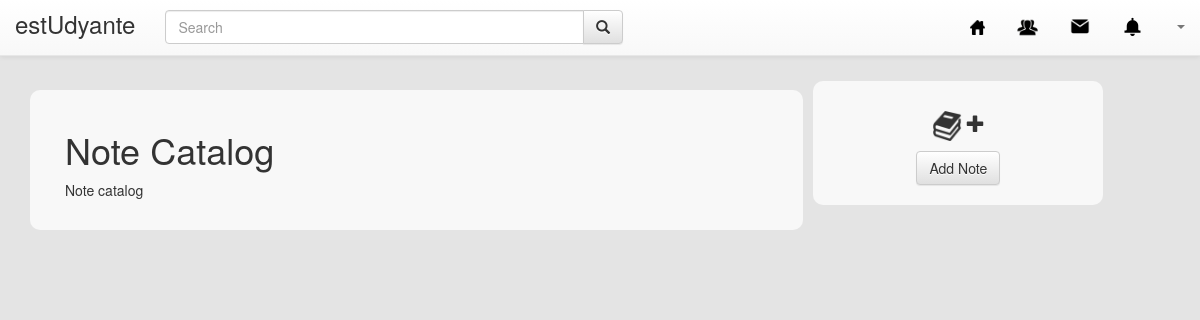
The app's page /index.php/notecatalog, older data.
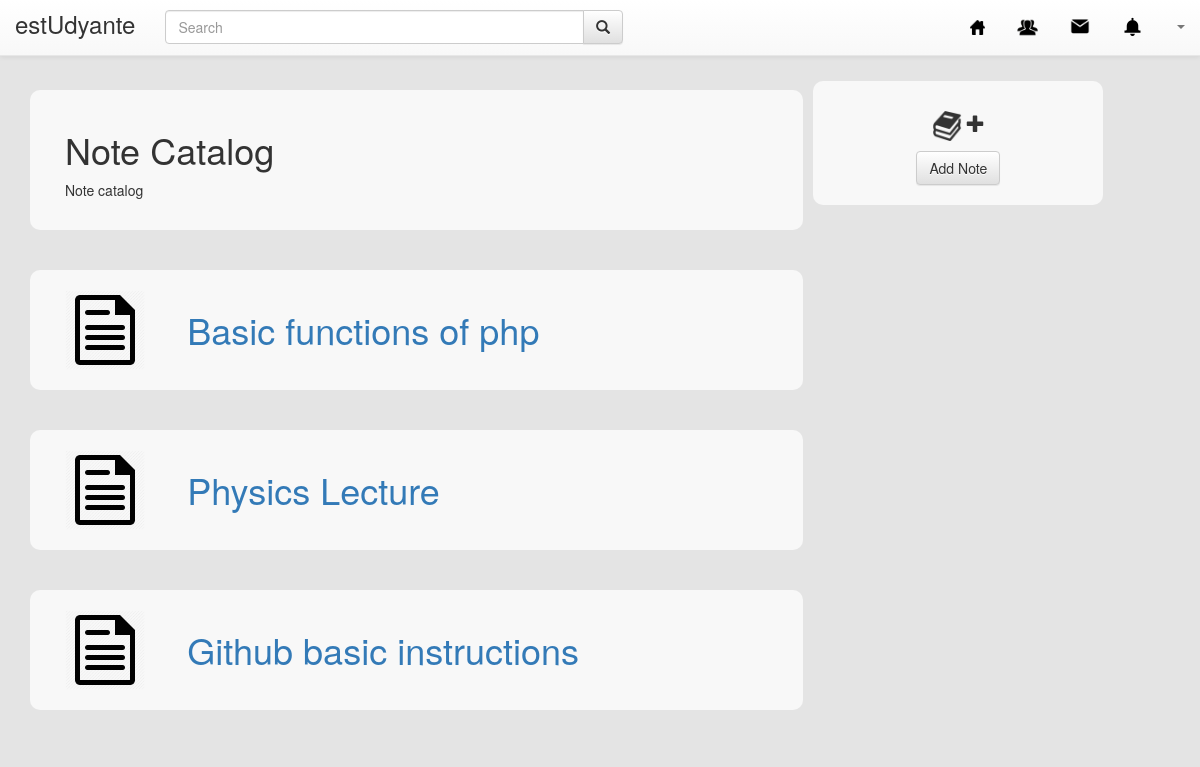
The same page, newer data.
### tables this page shows
CREATE TABLE `note` (
  `note_ID` int(10) NOT NULL,
  `note_name` varchar(100) NOT NULL,
  `note_desc` varchar(1000) NOT NULL
);

### application/controllers/notecatalog.php (called while the page is built, shortened)
<?php
class notecatalog extends CI_Controller {
	public function __construct(){
		$this->load->model('estu_model','estudyante');
	}
	public function index(){
    $data['name'] = $this->session->userdata('email');
      $rs = $this->estudyante->read_note();
    foreach($rs as $r)
    {
      $info = array(
            'note_desc' => $r['note_desc'],
            'note_name' => $r['note_name'],
            );
      $note[] = $info;
    }
    if ($note!=null)
    {
      $data['note'] = $note;
    }
    else
    {
      $data['note'] = null;
    }
    $userinfo = $this->estudyante->read_info($data['name']);
      foreach($userinfo as $i){
        $info = array(
          'id' => $i['id'],
          'firstname' => $i['firstname'],
          'lastname' => $i['lastname'],
          'email' => $i['email'],
        );
      }
      $data['title'] = $info['firstname'].' '.$info['lastname'];
      $data['name'] = $info['firstname'].' '.$info['lastname'];
      $data['headername'] = $this->session->userdata('headername');
    $this->load->view('include/headerpage',$data);
    $this->load->view('estUdyante/notecatalog',$data);
    }
}

### index.php (called while the page is built, shortened)
<?php
require_once BASEPATH.'core/CodeIgniter.php';

### application/models/estu_model.php (called while the page is built, shortened)
<?php
class estu_model extends CI_Model {
	private $note = "note";
	public function read_note($condition=null){
	$query=$this->db->get($this->note);
	return $query->result_array();
	}
	public function read_info($condition=null){
	$this->db->select('*');
	$this->db->from('user1');
	$query= $this->db->get();
	return $query->result_array();
	}
}
?>

### application/views/estUdyante/notecatalog.php (the view, shortened to what this page needs)
<div class="container-fluid">
        <div id="content">
            <div class="row" id="contentrow">
                <div class="col-md-8 col-md-offset-0" id="feed">
                    <div class="row" id="write">
                        <div class="col-md-9">
                            <h1 class="text-left">Note Catalog</h1></div>
                        <div class="col-md-9">
                            <p class="text-left">Note catalog</p>
                        </div>
                    </div>
                    <div class="row" id="row_divider"></div>
                </div>
                <div class="col-md-1" id="divider"></div>
                <div class="col-md-3" id="function">
                    <div class="row" id="book">
                        <div class="col-md-12">
                            <h4 class="text-center"><img src="<?php echo base_url('assets/img/book-icon-149.png') ?>" alt="book icon" width="30"> <i class="glyphicon glyphicon-plus"></i></h4></div>
                        <div class="col-md-12">
                           <a href="<?php echo base_url('notecatalog/addnote') ?>"><button class="btn btn-default" type="button">Add Note </button></a>
                        </div>
                    </div>
                    <div class="row" id="row_divider"></div>
                </div>
                <?php
                foreach(array_reverse($note) as $s){?>
                <div class="col-md-8 col-md-offset-0" id="feed">
                   <a href="<?php echo base_url('notecatalog/noteinfo') ?>"> <div class="row" id="write">
                        <div class="col-md-2"><img class="img-responsive" src="<?php echo base_url('assets/img/Document_black-512.png') ?>" alt="Note Cover" width="80"></div>
                        <div class="col-md-9">
                            <h1 class="text-left"><?php echo $s['note_name'] ?></h1></div>
                        <div class="col-md-9">
                        </div>
                    </div>
                    <div class="row" id="row_divider"></div>
                    </a>
                </div>
                <?php
                            }
                ?>
            </div>
        </div>
    </div>
</body>
</html>

### application/views/include/headerpage.php (shortened to what this page needs)
<!DOCTYPE html>
<html>
<head>
    <link href="<?php echo base_url('bootstrap/css/mystyle.css')?>" rel="stylesheet" />
    <link href="<?php echo base_url('bootstrap/css/profilepic.css')?>" rel="stylesheet" />
    <link href="<?php echo base_url('bootstrap/css/bootstrap.css'); ?>" rel="stylesheet" />
    <link href="<?php echo base_url('bootstrap/css/bootstrap-theme.css'); ?>" rel="stylesheet" />
    <link href="<?php echo base_url('bootstrap/css/custom.css'); ?>" rel="stylesheet" />
    <link href="<?php echo base_url('bootstrap/css/homepage.css'); ?>" rel="stylesheet" />
    <link href="<?php echo base_url('bootstrap/css/bookcatalog.css'); ?>" rel="stylesheet" />
    <link href="<?php echo base_url('bootstrap/css/profile.css'); ?>" rel="stylesheet" />
    <link href="<?php echo base_url('bootstrap/css/user.css'); ?>" rel="stylesheet" />
</head>
<body>
<nav class="navbar navbar-default navbar-fixed-top">
        <div class="container-fluid">
            <div class="navbar-header"><a class="navbar-brand navbar-link" href="<?php echo base_url('homepage') ?>"> estUdyante </a>
            </div>
            <div class="collapse navbar-collapse" id="navcol-1">
                <form autocomplete="off" role="form" method="post" action = <?php echo base_url('homepage/search')?>>
                    <div class="col-md-5 searchbar">
                        <div class="input-group">
                            <input name="search" class="form-control" type="text" placeholder="Search" id="AnnualSearchBox">
                            <div class="input-group-btn">
                                <button class="btn btn-default" type="submit"> <i class="glyphicon glyphicon-search"></i></button>
                            </div>
                        </div>
                    </div>
                </form>
                <ul class="nav navbar-nav navbar-right">
                    <li role="presentation"><a href=<?php echo base_url('profile/id/'.$this->session->userdata('logged_user')) ?> ><?php echo $headername ?> </a></li>
                    <li role="presentation">
                        <a href="<?php echo base_url('homepage') ?>"><img src="<?php echo base_url('assets/img/home-512.png') ?>" width="15"> </a>
                    </li>
                    <li role="presentation">
                        <a href="<?php echo base_url('friendlist') ?>"><img src="<?php echo base_url('assets/img/users-256x256.png') ?>" alt="Friends" width="25"> </a>
                    </li>
                    <li role="presentation">
                        <a href="#"> <img src="<?php echo base_url('assets/img/filled_message1600.png') ?>" alt="Message" width="20"></a>
                    </li>
                    <li role="presentation">
                        <a href="#"><img src="<?php echo base_url('assets/img/10118-200.png') ?>" alt="Notification" width="25"> </a>
                    </li>
                    <li class="dropdown">
                        <a class="dropdown-toggle" data-toggle="dropdown" aria-expanded="false" href="#"> <span class="caret"></span></a>
                    </li>
                </ul>
            </div>
        </div>
    </nav>

Row changes from the older to the newer data that the page shows:
added note: note_name "Basic functions of php"
added note: note_name "Physics Lecture"
added note: note_name "Github basic instructions"
